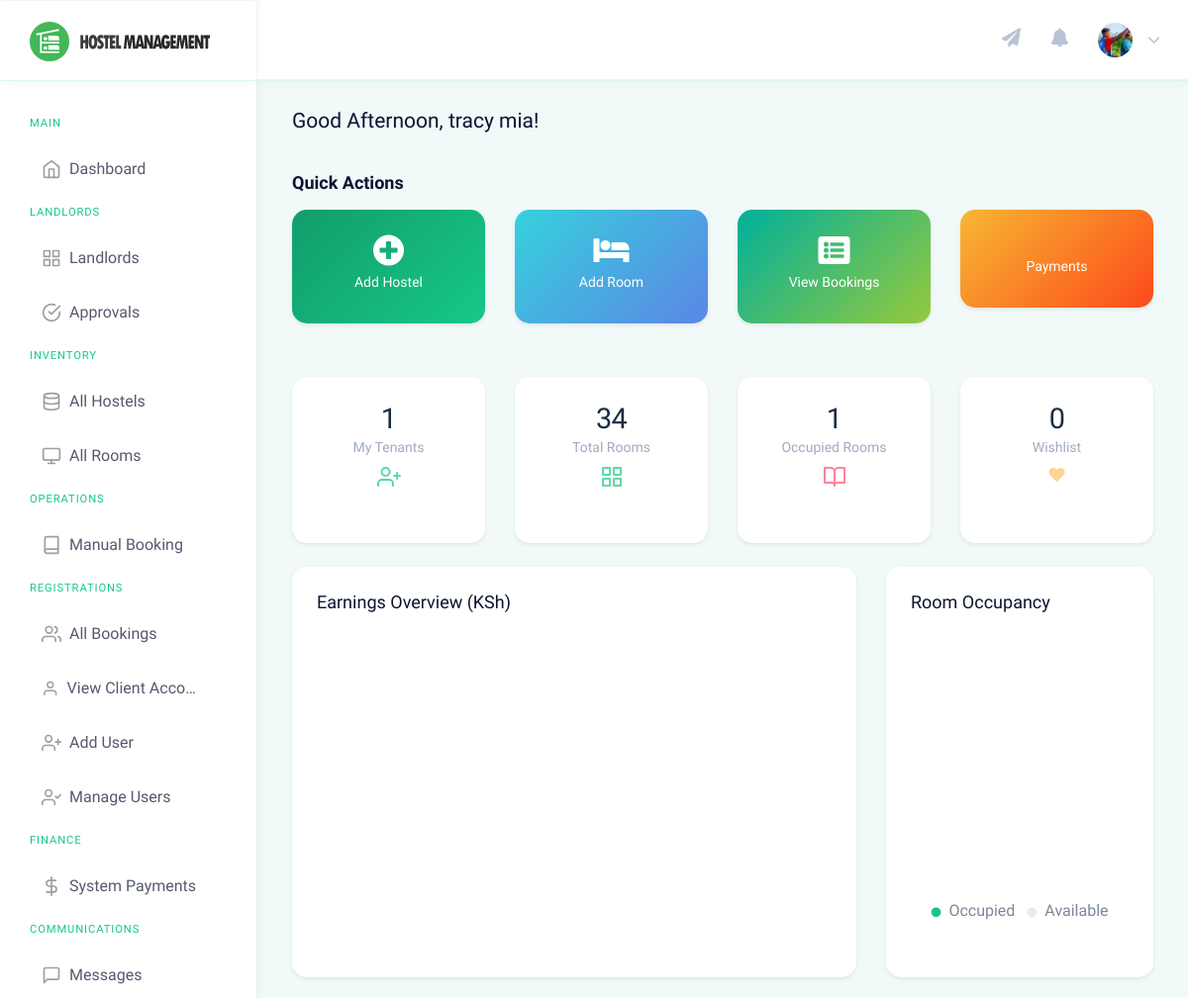
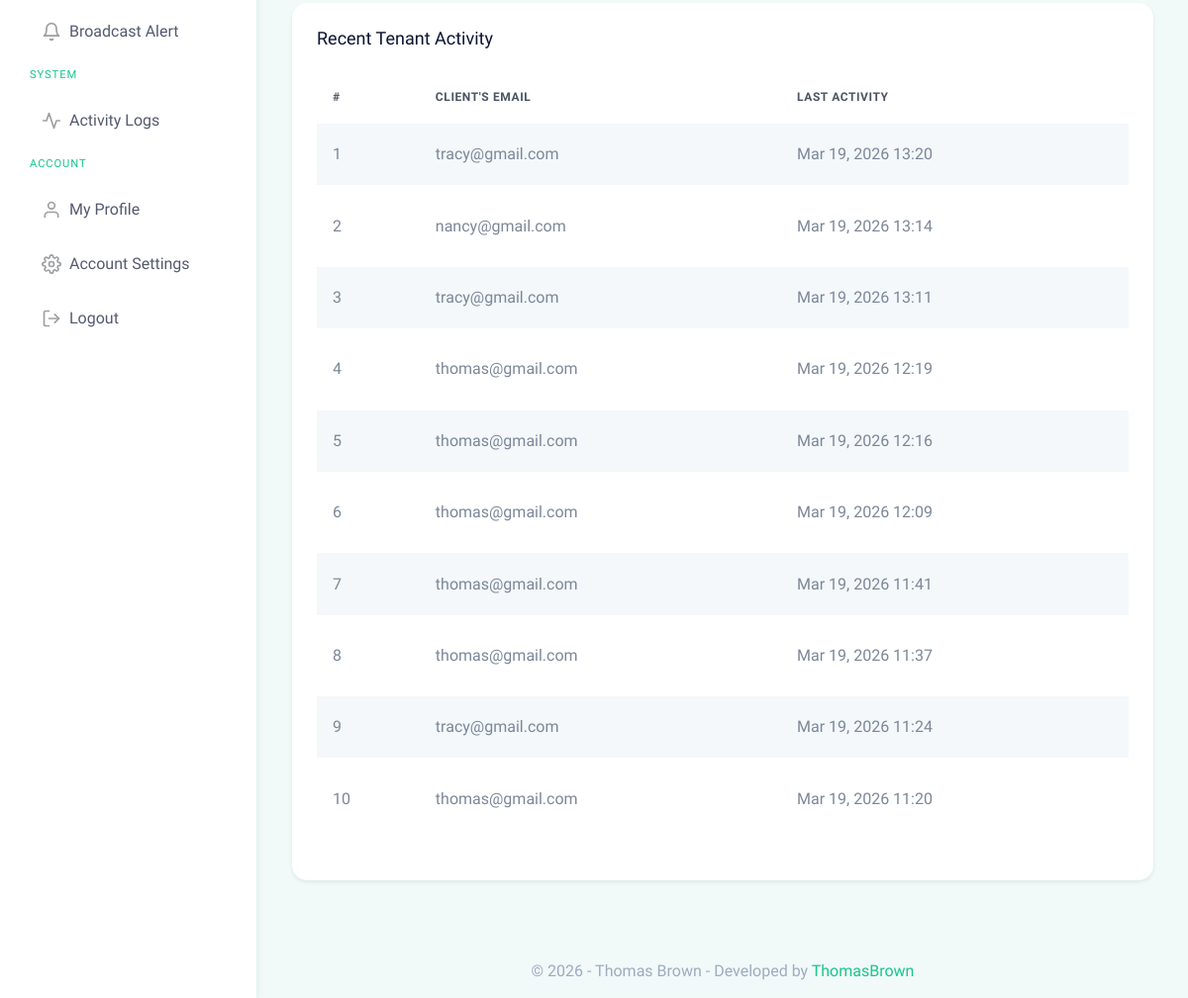
Page /admin/dashboard.php (signed in) on the committed database (2 pictures, top to bottom).
### tables this page shows
CREATE TABLE `users` (
  `id` int(11) NOT NULL,
  `tenant_id` int(11) DEFAULT NULL,
  `email` varchar(255) NOT NULL,
  `password` varchar(255) NOT NULL,
  `role` enum('admin','landlord','client','caretaker') NOT NULL,
  `full_name` varchar(255) NOT NULL,
  `first_name` varchar(255) DEFAULT NULL,
  `middle_name` varchar(255) DEFAULT NULL,
  `last_name` varchar(255) DEFAULT NULL,
  `gender` varchar(50) DEFAULT NULL,
  `contact_no` varchar(50) DEFAULT NULL,
  `profile_pic` varchar(255) DEFAULT NULL,
  `id_no` varchar(50) DEFAULT NULL,
  `status` enum('active','suspended') DEFAULT 'active',
  `created_at` timestamp NOT NULL DEFAULT current_timestamp(),
  `original_id` int(11) DEFAULT NULL,
  `original_table` varchar(50) DEFAULT NULL,
  `assigned_hostel_id` int(11) DEFAULT NULL
);

### admin/dashboard.php (the view, shortened to what the rows shown need)
<?php
    include('../includes/check-login.php');
?>
<!DOCTYPE html>
<html dir="ltr" lang="en">
<head>
    <link href="../assets/extra-libs/c3/c3.min.css" rel="stylesheet">
    <link href="https://cdn.jsdelivr.net/npm/chartist@0.11.4/dist/chartist.min.css" rel="stylesheet">
    <link href="../assets/extra-libs/datatables.net-bs4/css/dataTables.bootstrap4.css" rel="stylesheet">
    <link href="../dist/css/style.min.css" rel="stylesheet">
    <link href="../assets/css/custom-gradients.css" rel="stylesheet">
    <link href="../assets/css/public-pages.css" rel="stylesheet">
    <link href="../dist/css/icons/font-awesome/css/fontawesome-all.min.css" rel="stylesheet">
</head>
<body>
    <div id="main-wrapper" data-theme="light" data-layout="vertical" data-navbarbg="skin6" data-sidebartype="full"
        data-sidebar-position="fixed" data-header-position="fixed" data-boxed-layout="full">
        <header class="topbar" data-navbarbg="skin6">
            <?php include 'includes/navigation.php'?>
        </header>
        <div class="page-wrapper">
            <div class="page-breadcrumb">
                <div class="row">
                    <div class="col-7 align-self-center">
                       <?php include 'includes/greetings.php'?>
                    </div>
                </div>
            </div>
            <div class="container-fluid">
                <div class="row">
                    <div class="col-md-3">
                        <div class="card border-right text-center h-100">
                            <div class="card-body">
                                <h2 class="text-dark mb-1 font-weight-medium" id="dash-total-clients"><?php include 'counters/client-count.php'?></h2>
                            </div>
                        </div>
                    </div>
                    <div class="col-md-3">
                        <div class="card border-right text-center h-100">
                            <div class="card-body">
                                <h2 class="text-dark mb-1 w-100 text-truncate font-weight-medium" id="dash-total-rooms"><?php include 'counters/room-count.php'?></h2>
                            </div>
                        </div>
                    </div>
                    <div class="col-md-3">
                        <div class="card border-right text-center h-100">
                            <div class="card-body">
                                <h2 class="text-dark mb-1 font-weight-medium" id="dash-occupied-rooms"><?php include 'counters/booked-count.php'?></h2>
                            </div>
                        </div>
                    </div>
                    <div class="col-md-3">
                        <div class="card text-center h-100">
                            <div class="card-body">
                                <h2 class="text-dark mb-1 font-weight-medium"><?php include 'counters/wishlist-count.php'?></h2>
                            </div>
                        </div>
                    </div>
                </div>
                <div class="row mt-4">
                    <div class="col-lg-12">
                        <div class="card">
                            <div class="card-body">
                                <div class="table-responsive">
                                    <table id="zero_config" class="table table-striped table-bordered no-wrap">
                                        <thead>
                                            <tr>
                                                <th scope="col">#</th>
                                                <th scope="col">Client's Email</th>
                                                <th scope="col">Last Activity</th>
                                            </tr>
                                        </thead>
                                        <tbody>
                                        <?php
                                            include_once '../includes/tenant_manager.php';
                                            $tm = new TenantManager($mysqli);
                                            $limit = $tm->getTenantWhereClause(true);
                                            $ret="SELECT * from userlog $limit ORDER BY loginTime DESC LIMIT 10";
                                            $stmt= $mysqli->prepare($ret) ;
                                            $stmt->execute() ;
                                            $res=$stmt->get_result();
                                            $cnt=1;
                                            while($row=$res->fetch_object()) {
                                        ?>
                                            <tr>
                                                <td><?php echo $cnt;?></td>
                                                <td><?php echo $row->userEmail;?></td>
                                                <td><?php echo date('M d, Y H:i', strtotime($row->loginTime));?></td>
                                            </tr>
                                        <?php
                                            $cnt=$cnt+1;
                                            } ?>
                                        </tbody>
                                    </table>
                                </div>
                            </div>
                        </div>
                    </div>
                </div>
            </div>
            <?php include 'includes/footer.php' ?>
        </div>
    </div>
</body>
</html>

### admin/includes/navigation.php (shortened to what the rows shown need)
<nav class="navbar top-navbar navbar-expand-md">
                <div class="navbar-collapse collapse" id="navbarSupportedContent">
                    <ul class="navbar-nav float-right">
                        <li class="nav-item dropdown">
                            <a class="nav-link dropdown-toggle" href="javascript:void(0)" data-toggle="dropdown"
                                aria-haspopup="true" aria-expanded="false">
                                    <?php
                                    $aid=$_SESSION['id'];
                                        $ret="SELECT full_name, email, profile_pic from users where id=?";
                                        $stmt= $mysqli->prepare($ret) ;
                                        $stmt->bind_param('i',$aid);
                                        $stmt->execute();
                                        $res=$stmt->get_result();
                                        while($row=$res->fetch_object())
                                        {
                                            $userPic = $row->profile_pic ? "../uploads/profiles/" . $row->profile_pic : "../assets/images/users/admin-icn.png";
                                            ?>
                                <img src="<?php echo $userPic; ?>" alt="user" class="rounded-circle" width="35" height="35" style="object-fit: cover;">
                                <span class="ml-2 d-none d-lg-inline-block"><?php } ?><i data-feather="chevron-down"
                                        class="svg-icon"></i></span>
                            </a>
                        </li>
                    </ul>
                </div>
            </nav>

### includes/greetings.php (shortened to what the rows shown need)
<?php
    $welcome_string="Welcome";
    $numeric_date=date("G");
    if($numeric_date>=0&&$numeric_date<=11)
    $welcome_string="Good Morning,";
    else if($numeric_date>=12&&$numeric_date<=17)
    $welcome_string="Good Afternoon,";
    else if($numeric_date>=18&&$numeric_date<=23)
    $welcome_string="Good Evening,";
        $aid=$_SESSION['id'];
        $ret="select full_name from users where id=?";
         $stmt= $mysqli->prepare($ret) ;
         $stmt->bind_param('i',$aid);
         $stmt->execute();
         $res=$stmt->get_result();
         while($row=$res->fetch_object())
         {
    echo "<h3 class='page-title text-truncate text-dark font-weight-medium mb-1'>$welcome_string $row->full_name! </h3>"; }
?>

### rows in the picture
users: profile_pic (picture), full_name "tracy mia"

### other values in the picture
$query->num_rows "1"
$query->num_rows "34"
$row[0] "0"
$row->userEmail "tracy@gmail.com"
date('M d, Y H:i', strtotime($row->loginTime)) "Mar 19, 2026 13:20"
$row->userEmail "nancy@gmail.com"
date('M d, Y H:i', strtotime($row->loginTime)) "Mar 19, 2026 13:14"
date('M d, Y H:i', strtotime($row->loginTime)) "Mar 19, 2026 13:11"
$row->userEmail "thomas@gmail.com"
date('M d, Y H:i', strtotime($row->loginTime)) "Mar 19, 2026 12:19"
date('M d, Y H:i', strtotime($row->loginTime)) "Mar 19, 2026 12:16"
date('M d, Y H:i', strtotime($row->loginTime)) "Mar 19, 2026 12:09"
date('M d, Y H:i', strtotime($row->loginTime)) "Mar 19, 2026 11:41"
date('M d, Y H:i', strtotime($row->loginTime)) "Mar 19, 2026 11:37"
date('M d, Y H:i', strtotime($row->loginTime)) "Mar 19, 2026 11:24"
